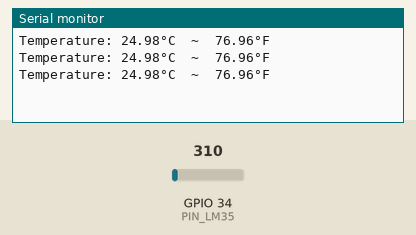
This sketch was run on a simulated ESP32. On the bench: the last lines printed to the serial monitor. The test bench sets the inputs (shaded band); at power-on: GPIO 34 (PIN_LM35) = 310.

Above: at 1.3 s.
1.4 s: GPIO 34 (PIN_LM35) set to 372
At 1.9 s:
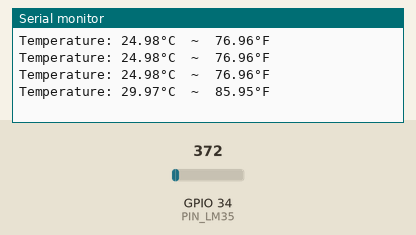
2.9 s: GPIO 34 (PIN_LM35) set to 434
At 3.4 s:
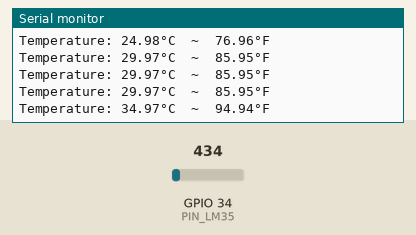
Timing chart, 0 to 5.9 s (numbered marks = the images above; inputs shaded):
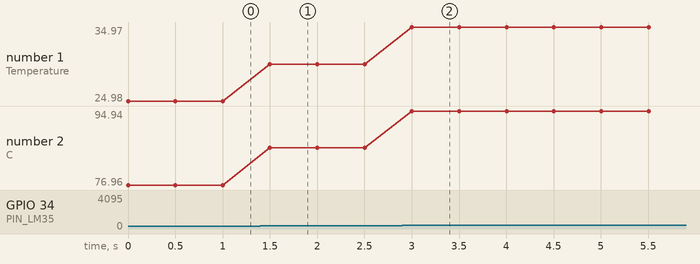

Measured:
- after the input at 1.4 s, the serial monitor: prints a new line after 0.10 s (image 1)
- after the input at 2.9 s, the serial monitor: prints a new line after 0.10 s (image 2)
- plotted number 1: 24.98 → 29.97 after the input at 1.4 s, 29.97 → 34.97 after the input at 2.9 s
- plotted number 2: 76.96 → 85.95 after the input at 1.4 s, 85.95 → 94.94 after the input at 2.9 s

The sketch:

LM35_Temp_Sensor.ino
```cpp
/*
 * This ESP32 code is created by esp32io.com
 *
 * This ESP32 code is released in the public domain
 *
 * For more detail (instruction and wiring diagram), visit https://esp32io.com/tutorials/esp32-lm35-temperature-sensor
 */

#define ADC_VREF_mV    3300.0 // in millivolt
#define ADC_RESOLUTION 4096.0
#define PIN_LM35       34 // ESP32 pin GIOP34 (ADC6) connected to LM35

void setup() {
  Serial.begin(115200);
}

void loop() {
  // read the ADC value from the temperature sensor
  int adcVal = analogRead(PIN_LM35);
  // convert the ADC value to voltage in millivolt
  float milliVolt = adcVal * (ADC_VREF_mV / ADC_RESOLUTION);
  // convert the voltage to the temperature in °C
  float tempC = milliVolt / 10;
  // convert the °C to °F
  float tempF = tempC * 9 / 5 + 32;

  if(tempC < 40.0 && tempC != 0.00){
     // print the temperature in the Serial Monitor:
  Serial.print("Temperature: ");
  Serial.print(tempC);   // print the temperature in °C
  Serial.print("°C");
  Serial.print("  ~  "); // separator between °C and °F
  Serial.print(tempF);   // print the temperature in °F
  Serial.println("°F");
  }


  delay(500);
}
```
